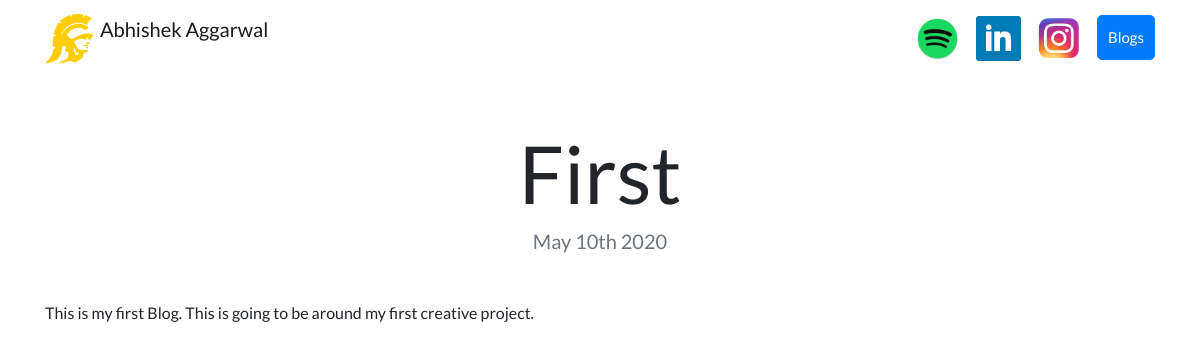
Page /blog/1/ on the committed database.
### blogs/models.py (models this page shows, shortened)
class Blog(models.Model):
    title = models.CharField(max_length=100)
    description = models.TextField()
    whencreated = models.DateField()

### blogs/views.py (the view)
# urls.py: path('<int:blog_id>/', views.specific_blog, name='specific_blog' ),
def specific_blog(request,blog_id):
    blog = get_object_or_404(Blog, pk=blog_id)
    return render(request,'specific_blog.html',{'blog':blog})

### blogs/templates/specific_blog.html
{% extends "base.html" %}
{% load static %}
{% block content %}
<h1 class="text-center mt-5" id="blogdetailtitle">{{ blog.title }}</h1>
<h5 class="text-center text-muted mb-5">{{ blog.whencreated|date:'F jS Y' }}</h5>
{{ blog.description|safe }}
{% endblock %}

### portfolio/static/custom.css (style rules this page uses)
body { font-family: 'Lato', sans-serif; }
@media (min-width: 992px) { #blogdetailtitle { font-size: 5rem; } }

### rows in the picture
Blog: title "First", whencreated "May 10th 2020", description "This is my first Blog. This is going to be around my first creative project."
